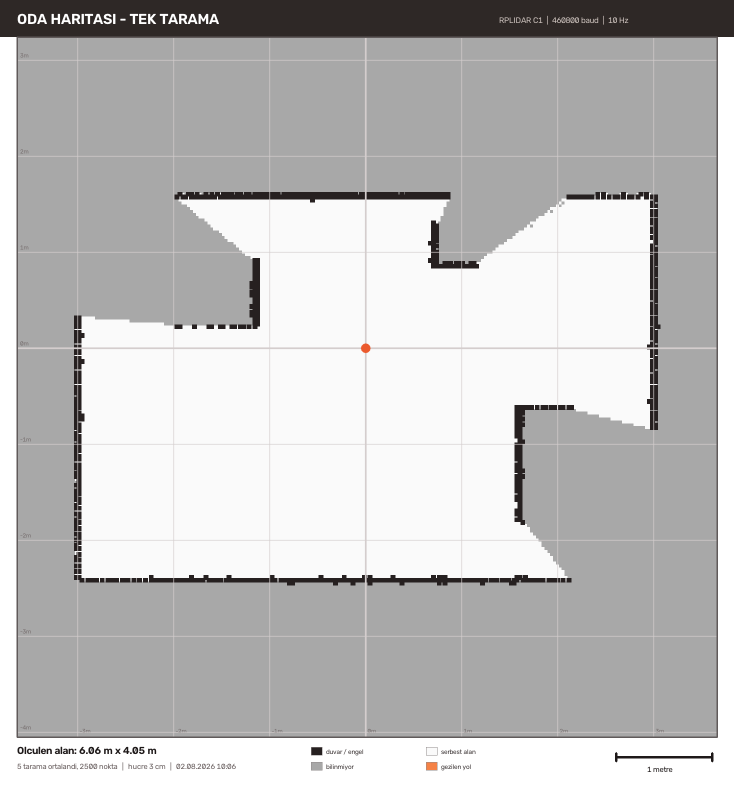
#> input picture rapor/gorseller/ornek_tek_sunum.png, 1468 x 1590 px (shown at 1/2 size); the run also reads 3 pictures not shown here
$ python rapor_olustur.py
#> lines starting #> are read from the running program, lines starting #| are printed output that depends on the picture
# -*- coding: utf-8 -*-
"""HalilMAP LiDAR durum raporu -> Excel."""

import os
from openpyxl import Workbook
from openpyxl.styles import Font, PatternFill, Alignment, Border, Side
from openpyxl.utils import get_column_letter
from openpyxl.drawing.image import Image as XLImage
from PIL import Image as PILImage

S = os.path.join(os.path.dirname(os.path.abspath(__file__)), "gorseller")
CIKTI = os.path.join(os.path.dirname(os.path.abspath(__file__)), "HalilMAP_LiDAR_Durum_Raporu.xlsx")

YAZI = "Arial"
LACI = "1F3864"
MAVI = "2E5C8A"
ACIK = "DCE6F1"
YESIL = "C6EFCE"
YESIL_Y = "006100"
SARI = "FFEB9C"
SARI_Y = "9C6500"
KIRMIZI = "FFC7CE"
KIRMIZI_Y = "9C0006"
GRI = "F2F2F2"

ince = Side(style="thin", color="BFBFBF")
KENAR = Border(left=ince, right=ince, top=ince, bottom=ince)


def basliklandir(ws, baslik, altbaslik=""):
    ws["A1"] = baslik
    ws["A1"].font = Font(name=YAZI, size=16, bold=True, color="FFFFFF")
    ws["A1"].fill = PatternFill("solid", fgColor=LACI)
    ws["A1"].alignment = Alignment(vertical="center")
    ws.row_dimensions[1].height = 32
    if altbaslik:
        ws["A2"] = altbaslik
        ws["A2"].font = Font(name=YAZI, size=10, italic=True, color="595959")
        ws.row_dimensions[2].height = 18


def tablo_basligi(ws, satir, basliklar, ilk_sutun=1):
    for i, b in enumerate(basliklar):
        h = ws.cell(row=satir, column=ilk_sutun + i, value=b)
        h.font = Font(name=YAZI, size=10, bold=True, color="FFFFFF")
        h.fill = PatternFill("solid", fgColor=MAVI)
        h.alignment = Alignment(horizontal="center", vertical="center", wrap_text=True)
        h.border = KENAR
    ws.row_dimensions[satir].height = 30


def satir_yaz(ws, satir, degerler, ilk_sutun=1, kalin=False, dolgu=None, sar=True):
    for i, d in enumerate(degerler):
        h = ws.cell(row=satir, column=ilk_sutun + i, value=d)
        h.font = Font(name=YAZI, size=10, bold=kalin)
        h.alignment = Alignment(vertical="top", wrap_text=sar)
        h.border = KENAR
        if dolgu:
            h.fill = PatternFill("solid", fgColor=dolgu)
    return satir + 1


def genislik(ws, genislikler, ilk_sutun=1):
#> called with ilk_sutun = 1
    for i, g in enumerate(genislikler):
        ws.column_dimensions[get_column_letter(ilk_sutun + i)].width = g


def resim_ekle(ws, yol, hucre, hedef_px=760):
    """Resmi olceklendirip sayfaya yerlestirir."""
    if not os.path.exists(yol):
        return
    kucuk = yol.replace(".png", f"_x{hedef_px}.png")
    with PILImage.open(yol) as im:
        oran = hedef_px / im.width
        im.resize((hedef_px, int(im.height * oran))).save(kucuk)
    ws.add_image(XLImage(kucuk), hucre)


wb = Workbook()

# ===========================================================================
# 1. OZET
# ===========================================================================
ws = wb.active
ws.title = "1. Özet"
basliklandir(ws, "HalilMAP  —  LiDAR Entegrasyonu Durum Raporu",
             "Slamtec RPLIDAR C1  |  Hazırlayan: Berkay Şahin  |  02.08.2026")
genislik(ws, [26, 46, 16, 40])

r = 4
ws.cell(row=r, column=1, value="DURUM: LiDAR ÇALIŞIYOR — canlı veri alınıyor, harita çıkarılıyor").font = \
    Font(name=YAZI, size=12, bold=True, color=YESIL_Y)
ws.cell(row=r, column=1).fill = PatternFill("solid", fgColor=YESIL)
ws.merge_cells(start_row=r, start_column=1, end_row=r, end_column=4)
ws.row_dimensions[r].height = 24

r += 2
tablo_basligi(ws, r, ["İş paketi", "Ne yapıldı", "Durum", "Kanıt / ölçüm"])
r += 1
satirlar = [
    ("Cihaz haberleşmesi",
     "RPLIDAR C1 için sıfırdan sürücü yazıldı (c1.py). 460800 baud, 5 baytlık "
     "ölçüm protokolü, bayt kayması olduğunda yeniden hizalanma.",
     "TAMAM",
     "Model 65, yazılım 1.2, seri no okundu; sağlık: iyi (kod 0)"),
    ("Canlı tarama",
     "goster.py — kuş bakışı canlı görüntü, kayıt ve tekrar oynatma.",
     "TAMAM",
     "423 nokta/tur, 10.0 tur/s ölçüldü"),
    ("2B haritalama",
     "harita.py — tek tarama haritası ve gezerek harita (ICP tarama eşleştirme, "
     "log-odds işgal ızgarası).",
     "TAMAM",
     "Doğrulama odası 6.00×4.00 m → 6.03×4.02 m ölçüldü"),
    ("Engel algılama / durma",
     "guvenlik.py — aracın önünde koridor bölgesi; SERBEST / YAVAŞ / DUR "
     "kararı ve hız çarpanı üretir.",
     "TAMAM",
     "31 otomatik kontrol; histerezis, gürültü eşiği, bayat veri testleri"),
    ("Teşhis altyapısı",
     "tanila.py — cihaz cevap verip veri göndermediğinde sorunu adım adım "
     "bulur ve rapor dosyası yazar.",
     "TAMAM",
     "Bağlantı sorunu bu araçla çözüldü"),
    ("Çizgi izlemeye entegrasyon",
     "Güvenlik katmanının çizgi izleme döngüsüne bağlanması.",
     "PAZARTESİ",
     "Plan: '6. Pazartesi Planı' sayfası"),
    ("Odometri (tekerlek geri beslemesi)",
     "Kelly KLS-S 'Meter' pini üzerinden hall sinyali sayımı.",
     "VİDEO SONRASI",
     "Pinout doğrulandı, test kodu hazır (darbe_test.ino)"),
]
for ad, ne, durum, kanit in satirlar:
    dolgu = YESIL if durum == "TAMAM" else (SARI if durum == "PAZARTESİ" else GRI)
    r = satir_yaz(ws, r, [ad, ne, durum, kanit], dolgu=dolgu)

r += 1
ws.cell(row=r, column=1, value="ÖZET SAYILAR").font = Font(name=YAZI, size=12, bold=True, color=LACI)
r += 1
tablo_basligi(ws, r, ["Gösterge", "Değer", "", ""])
r += 1
say_satir = r
# '3. Doğrulama Testleri' sayfasında başlık 4. satırda, veri 5-7. satırlarda,
# TOPLAM 8. satırda. Aralıklar oradaki yerleşimle doğrulandı.
for ad, deg in [("Yazılan Python modülü", 6),
                ("Otomatik doğrulama kontrolü (donanımsız)", "=SUM('3. Doğrulama Testleri'!C5:C7)"),
                ("Başarısız kontrol", "=SUM('3. Doğrulama Testleri'!D5:D7)"),
                ("Tarama frekansı (Hz)", 10),
                ("Tur başına nokta (ölçülen)", 423),
                ("Harita hücre boyu (cm)", 3)]:
    r = satir_yaz(ws, r, [ad, deg], sar=False)
for i in range(say_satir, r):
    ws.cell(row=i, column=2).alignment = Alignment(horizontal="center")
    ws.cell(row=i, column=2).font = Font(name=YAZI, size=11, bold=True)

r += 1
ws.cell(row=r, column=1,
        value="Not: Doğrulama testleri LiDAR takılı olmadan çalışır; sonuçlar "
              "sentetik ama YÖRÜNGESİ BİLİNEN bir odada ölçülmüştür. Yani "
              "\"harita güzel görünüyor\" denmiyor, kaç santim saptığı ölçülüyor.")
ws.cell(row=r, column=1).font = Font(name=YAZI, size=9, italic=True, color="595959")
ws.merge_cells(start_row=r, start_column=1, end_row=r, end_column=4)
ws.cell(row=r, column=1).alignment = Alignment(wrap_text=True, vertical="top")
ws.row_dimensions[r].height = 34

# ===========================================================================
# 2. DONANIM
# ===========================================================================
ws = wb.create_sheet("2. Donanım")
basliklandir(ws, "Donanım ve Arayüz", "Üretici verisi + cihazdan okunan gerçek değerler")
genislik(ws, [30, 30, 46])

r = 4
tablo_basligi(ws, r, ["Özellik", "Değer", "Açıklama"])
r += 1
for a, b, c in [
    ("Cihaz", "Slamtec RPLIDAR C1", "2B 360° lazer tarayıcı"),
    ("Menzil", "0,05 – 12 m (beyaz yüzey)", "Siyah yüzeyde 6 m"),
    ("Tarama frekansı", "8 – 12 Hz (tipik 10)", "Ölçülen: 10,0 tur/s"),
    ("Örnekleme", "5 kHz", "Tur başına ~500 nokta; ölçülen 423"),
    ("Açısal çözünürlük", "0,72°", ""),
    ("Mesafe doğruluğu", "±15 mm (çözünürlük 30 mm)", ""),
    ("Arayüz", "TTL UART, 460800 baud", "EN KRİTİK AYAR — aşağıdaki nota bakınız"),
    ("Bağlantı", "USB (CP210x köprü) → PC", "Robotta Jetson Orin Nano'ya taşınacak"),
    ("Okunan model kodu", "65", "GET_INFO yanıtı"),
    ("Okunan yazılım sürümü", "1.2", "GET_INFO yanıtı"),
    ("Okunan donanım sürümü", "18", "GET_INFO yanıtı"),
    ("Cihaz sağlık durumu", "iyi (hata kodu 0)", "GET_HEALTH yanıtı"),
]:
    r = satir_yaz(ws, r, [a, b, c])

r += 1
ws.cell(row=r, column=1,
        value="DİKKAT — en sık yapılan hata: C1 460800 baud kullanır. İnternetteki "
              "RPLIDAR örneklerinin çoğu A1/A2 için yazılmış ve 115200 kullanır. "
              "O hızda port açılır, hiç veri gelmez ve sorun donanım sanılır.")
ws.cell(row=r, column=1).font = Font(name=YAZI, size=10, bold=True, color=SARI_Y)
ws.cell(row=r, column=1).fill = PatternFill("solid", fgColor=SARI)
ws.merge_cells(start_row=r, start_column=1, end_row=r, end_column=3)
ws.cell(row=r, column=1).alignment = Alignment(wrap_text=True, vertical="center")
ws.row_dimensions[r].height = 46

r += 2
ws.cell(row=r, column=1, value="PC mi, Jetson mu? — Gerekçe").font = Font(name=YAZI, size=12, bold=True, color=LACI)
r += 1
tablo_basligi(ws, r, ["Ölçüt", "PC", "Jetson Orin Nano"])
r += 1
for a, b, c in [("Kurulum süresi", "5 dakika", "JetPack + ROS 2 derleme, saatler"),
                ("Görselleştirme", "Akıcı", "Ağır"),
                ("Deneme döngüsü", "Hızlı", "Yavaş (SSH, kaynak sınırı)"),
                ("Robota takılı olmalı mı", "Hayır", "Evet")]:
    r = satir_yaz(ws, r, [a, b, c])
r += 1
ws.cell(row=r, column=1,
        value="Karar: Önce PC. LiDAR USB'den beslenip USB'den konuşuyor; "
              "makineler arası taşımak 5 saniye. Jetson, PC'de çalışan bir sistem "
              "varken kurulacak.")
ws.cell(row=r, column=1).font = Font(name=YAZI, size=10, italic=True)
ws.merge_cells(start_row=r, start_column=1, end_row=r, end_column=3)
ws.cell(row=r, column=1).alignment = Alignment(wrap_text=True, vertical="top")
ws.row_dimensions[r].height = 32

# ===========================================================================
# 3. DOGRULAMA TESTLERI
# ===========================================================================
ws = wb.create_sheet("3. Doğrulama Testleri")
basliklandir(ws, "Otomatik Doğrulama Testleri",
             "Hepsi LiDAR TAKILI OLMADAN çalışır — her makinede tekrarlanabilir")
genislik(ws, [26, 52, 10, 10, 34])

r = 4
tablo_basligi(ws, r, ["Test dosyası", "Ne doğruluyor", "Geçti", "Kaldı", "Çalıştırma komutu"])
r += 1
ilk = r
for a, b, g, k, komut in [
    ("test_c1.py",
     "Ölçüm çözücü (kodla-çöz gidiş-dönüş), bozuk veri reddi, bayt kaymasında "
     "yeniden hizalanma, tam tur ayırma, komut baytları, 'veri gelmiyor' "
     "tespiti, doğru motor hattı seçimi, kısa sessizlikte pes etmeme",
     26, 0, "python test_c1.py"),
    ("test_harita.py",
     "Koordinat dönüşümü, ICP'nin bilinen dönüşümü geri bulması, tek tarama "
     "haritasının oda ölçüsü, SLAM'in bilinen yörüngeyi geri bulması, "
     "gürültü dayanıklılığı",
     20, 0, "python test_harita.py"),
    ("test_guvenlik.py",
     "Koordinat dönüşümü ve kör açılar, SERBEST/YAVAŞ/DUR kararları, koridor "
     "dışı nesnelerin elenmesi, tek gürültü noktasına takılmama, histerezis "
     "titreme testi, bayat veride güvenli tarafa düşme",
     31, 0, "python test_guvenlik.py"),
]:
    r = satir_yaz(ws, r, [a, b, g, k, komut])
son = r - 1
r = satir_yaz(ws, r, ["TOPLAM", "", f"=SUM(C{ilk}:C{son})", f"=SUM(D{ilk}:D{son})", ""],
              kalin=True, dolgu=ACIK)
for i in range(ilk, r):
    for c in (3, 4):
        ws.cell(row=i, column=c).alignment = Alignment(horizontal="center", vertical="center")

r += 2
ws.cell(row=r, column=1, value="Neden bu testler önemli?").font = Font(name=YAZI, size=12, bold=True, color=LACI)
r += 1
for metin in [
    "1) Donanımsız çalışırlar. Robot yanımızda olmadan, evde, gece yarısı da "
    "doğrulama yapılabiliyor.",
    "2) Sonuç göz kararı değil, sayı. Sentetik oda kullanılıyor ama sensörün "
    "gezdiği yörünge BİLİNİYOR; algoritmanın tahmini gerçekle karşılaştırılıp "
    "kaç santim saptığı ölçülüyor.",
    "3) Bir değişiklik bir şeyi bozarsa anında görülüyor. Örnek: harita "
    "görselleştirmesi geliştirilirken tüm testler tekrar çalıştırıldı, 20/20 "
    "kaldı.",
]:
    c = ws.cell(row=r, column=1, value=metin)
    c.font = Font(name=YAZI, size=10)
    ws.merge_cells(start_row=r, start_column=1, end_row=r, end_column=5)
    c.alignment = Alignment(wrap_text=True, vertical="top")
    ws.row_dimensions[r].height = 30
    r += 1

# ===========================================================================
# 4. OLCULEN DOGRULUK
# ===========================================================================
ws = wb.create_sheet("4. Ölçülen Doğruluk")
basliklandir(ws, "Ölçülen Doğruluk",
             "Sentetik 6,00 × 4,00 m oda; sensörün gerçek yörüngesi bilinerek ölçüldü")
genislik(ws, [46, 20, 20, 40])

r = 4
ws.cell(row=r, column=1, value="A) ICP — bilinen dönüşüm geri bulunuyor mu").font = \
    Font(name=YAZI, size=12, bold=True, color=LACI)
r += 1
tablo_basligi(ws, r, ["Uygulanan dönüşüm", "Konum hatası", "Açı hatası", "Yorum"])
r += 1
for a, b, c, d in [("20 cm ileri", "0,0 mm", "0,00°", ""),
                   ("30 cm yana", "0,0 mm", "0,00°", ""),
                   ("8° dönme", "3,4 mm", "0,37°", ""),
                   ("25 cm / -15 cm / 6°", "5,2 mm", "0,35°", "Ötelenme + dönme birlikte"),
                   ("-30 cm / 20 cm / -10°", "0,0 mm", "0,00°", "")]:
    r = satir_yaz(ws, r, [a, b, c, d])

r += 2
ws.cell(row=r, column=1, value="B) SLAM — bilinen yörünge geri bulunuyor mu").font = \
    Font(name=YAZI, size=12, bold=True, color=LACI)
r += 1
tablo_basligi(ws, r, ["Senaryo", "Son konum hatası", "Açı hatası", "Yorum"])
r += 1
for a, b, c, d in [
    ("2,34 m düz gidiş", "0,8 cm (ort. 0,4 cm)", "—", "Düz gidişte kayma yok"),
    ("90° dönüşlü güzergâh", "1,0 cm", "0,18°", "Dönüş açısı çok iyi korunuyor"),
    ("3 cm ölçüm gürültüsü eklenmiş", "1,8 cm", "—", "Gürültüye dayanıklı"),
    ("4,9 m kapalı güzergâh, 2 dönüş", "9,9 cm (ort. 1,0 cm)", "—",
     "Yol uzadıkça hata BİRİKİR — bkz. sınırlar"),
]:
    r = satir_yaz(ws, r, [a, b, c, d])

r += 2
ws.cell(row=r, column=1, value="C) Harita ölçüsü — gerçek oda 6,00 × 4,00 m").font = \
    Font(name=YAZI, size=12, bold=True, color=LACI)
r += 1
tablo_basligi(ws, r, ["Yöntem", "Ölçülen genişlik", "Ölçülen derinlik", "Sapma"])
r += 1
olcu_ilk = r
for a, b, c in [("Tek tarama (oda ortasından)", 6.03, 4.02),
                ("Gezerek (SLAM), 4,9 m güzergâh", 6.09, 4.11)]:
    ws.cell(row=r, column=1, value=a).font = Font(name=YAZI, size=10)
    ws.cell(row=r, column=2, value=b).font = Font(name=YAZI, size=10)
    ws.cell(row=r, column=3, value=c).font = Font(name=YAZI, size=10)
    ws.cell(row=r, column=4, value=f"=MAX(ABS(B{r}-6),ABS(C{r}-4))*100").font = Font(name=YAZI, size=10)
    for cc in range(1, 5):
        ws.cell(row=r, column=cc).border = KENAR
        ws.cell(row=r, column=cc).alignment = Alignment(vertical="top", wrap_text=True)
    ws.cell(row=r, column=2).number_format = '0.00" m"'
    ws.cell(row=r, column=3).number_format = '0.00" m"'
    ws.cell(row=r, column=4).number_format = '0.0" cm"'
    r += 1

r += 1
ws.cell(row=r, column=1, value="D) Bilinen sınırlar — dürüst değerlendirme").font = \
    Font(name=YAZI, size=12, bold=True, color=LACI)
r += 1
for metin in [
    "• Yol uzadıkça ve dönüş sayısı arttıkça hata BİRİKİR. Küçük odada sorun "
    "değil, uzun depo koridorunda olur.",
    "• Sadece lazer taramasıyla çalışan SLAM, uzun ve simetrik koridorlarda "
    "kayar: ardışık iki tarama birbirinin aynısı olunca algoritma \"ne kadar "
    "ilerledim\" sorusunu cevaplayamaz.",
    "• Çözümü odometri (tekerlek geri beslemesi) ve döngü kapama. Odometri "
    "kaynağı belirlendi: Kelly KLS-S 'Meter' pini (bkz. 7. sayfa). Video "
    "sonrasına planlandı.",
    "• Buradaki sayılar sentetik ortamda ölçülmüştür; gerçek odada yüzey "
    "yansıtıcılığı ve cam yüzeyler nedeniyle bir miktar kötüleşmesi beklenir.",
]:
    c = ws.cell(row=r, column=1, value=metin)
    c.font = Font(name=YAZI, size=10)
    ws.merge_cells(start_row=r, start_column=1, end_row=r, end_column=4)
    c.alignment = Alignment(wrap_text=True, vertical="top")
    ws.row_dimensions[r].height = 30
    r += 1

# ===========================================================================
# 5. HARITA CIKTILARI
# ===========================================================================
ws = wb.create_sheet("5. Harita Çıktıları")
basliklandir(ws, "Harita Çıktıları",
             "Aşağıdaki iki harita, gerçek yörüngesi bilinen DOĞRULAMA odasında üretilmiştir")
genislik(ws, [110])

ws["A4"] = ("UYARI: Bu iki görsel, algoritmanın doğruluğunu ÖLÇEBİLMEK için "
            "kullanılan sentetik doğrulama odasına aittir (gerçek boyut "
            "6,00 × 4,00 m). Kendi odanızın/deponuzun haritasını çıkarıp bu "
            "sayfadaki görselleri onlarla değiştirin:  "
            "python harita.py --tek     ve     python harita.py --slam   "
            "→ harita_sunum.png")
ws["A4"].font = Font(name=YAZI, size=10, bold=True, color=SARI_Y)
ws["A4"].fill = PatternFill("solid", fgColor=SARI)
ws["A4"].alignment = Alignment(wrap_text=True, vertical="center")
ws.row_dimensions[4].height = 60

ws["A6"] = "1) TEK TARAMA — sensör odanın ortasında, sabit"
ws["A6"].font = Font(name=YAZI, size=12, bold=True, color=LACI)
ws["A7"] = ("Tek bir 360° tarama zaten bir haritadır; kayma (drift) yoktur, "
            "geometri kusursuzdur. Eşyaların arkası gölgede kalır. "
            "Ölçülen: 6,06 × 4,05 m.")
ws["A7"].font = Font(name=YAZI, size=10)
ws["A7"].alignment = Alignment(wrap_text=True, vertical="top")
ws.row_dimensions[7].height = 32
resim_ekle(ws, os.path.join(S, "ornek_tek_sunum.png"), "A9", 720)
#> in resim_ekle, im is the input picture: PIL image 1468x1590 RGB; mean R, G, B 192.9, 192.4, 192.3
#> in resim_ekle, `im.resize((hedef_px, int(im.height * oran))).save(kucuk)`:
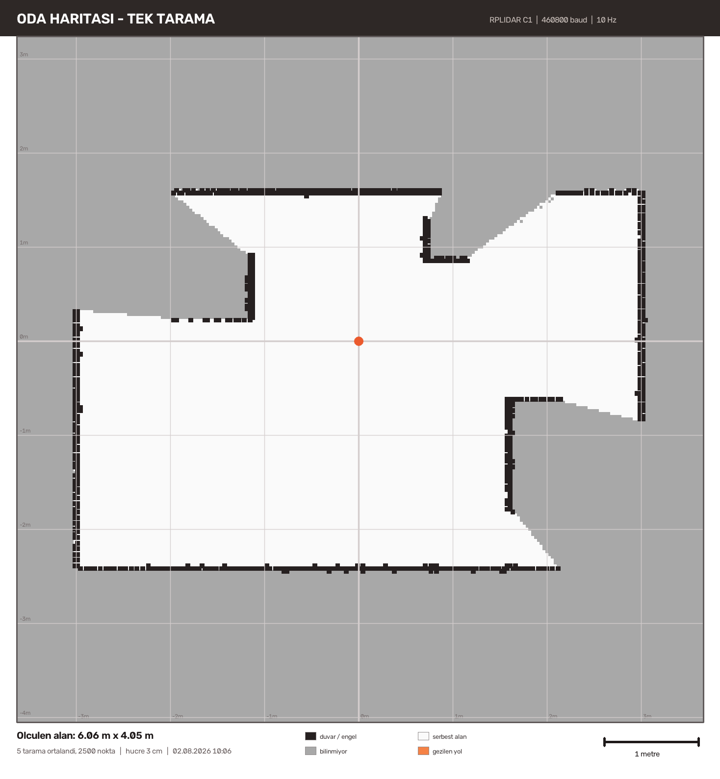
#> saved as ornek_tek_sunum_x720.png: PIL image 720x779 RGB; mean R, G, B 192.9, 192.3, 192.2

ws["A50"] = "2) GEZEREK (SLAM) — sensör elde, yavaşça dolaştırılıyor"
ws["A50"].font = Font(name=YAZI, size=12, bold=True, color=LACI)
ws["A51"] = ("Her yeni tarama, biriken haritaya ICP ile oturtulur; böylece "
             "sensörün ne kadar hareket ettiği görüntüden çıkarılır. Tekerlek "
             "enkoderi olmadan \"odometri\" tam olarak böyle üretilir. "
             "126 anahtar poz, 4,9 m güzergâh, 2 dönüş. Ölçülen: 6,09 × 4,11 m.")
ws["A51"].font = Font(name=YAZI, size=10)
ws["A51"].alignment = Alignment(wrap_text=True, vertical="top")
ws.row_dimensions[51].height = 32
resim_ekle(ws, os.path.join(S, "ornek_slam_sunum.png"), "A53", 720)
#> call 2 of resim_ekle, with yol = 'rapor/gorseller/ornek_slam_sunum.png', hucre = 'A53', hedef_px = 720
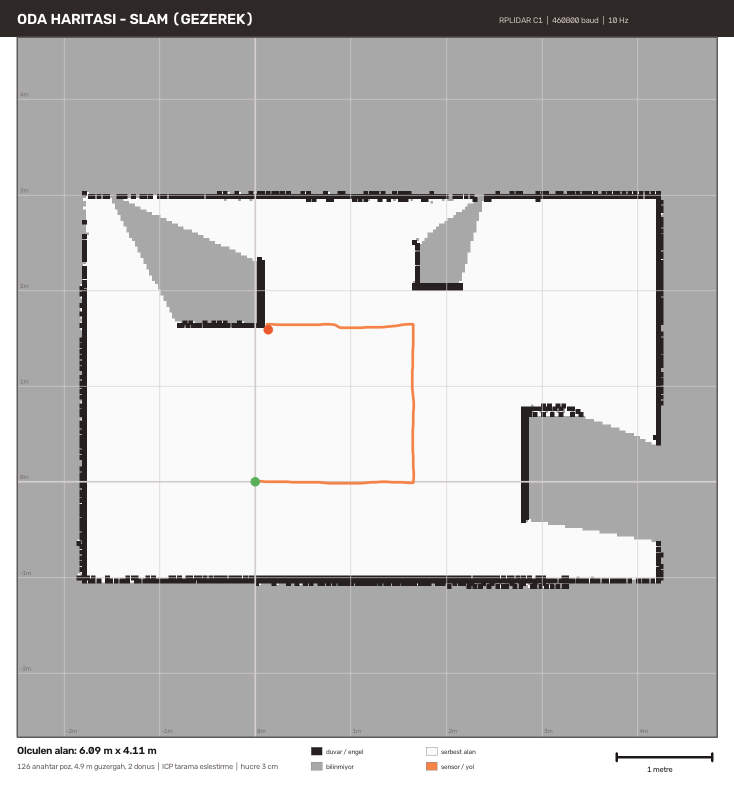
#> input picture rapor/gorseller/ornek_slam_sunum.png, 1468 x 1590 px (shown at 1/2 size)
#> in resim_ekle, im is the input picture: PIL image 1468x1590 RGB; mean R, G, B 194.3, 193.5, 193.2
#> in resim_ekle (call 2), `im.resize((hedef_px, int(im.height * oran))).save(kucuk)`:
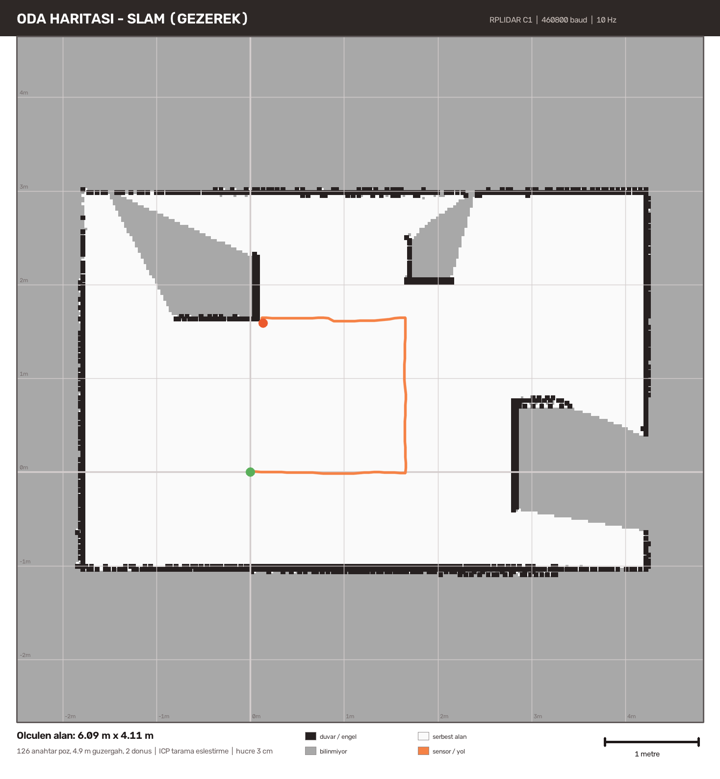
#> saved as ornek_slam_sunum_x720.png: PIL image 720x779 RGB; mean R, G, B 194.3, 193.4, 193.2

# ===========================================================================
# 6. ENGEL ALGILAMA
# ===========================================================================
ws = wb.create_sheet("6. Engel Algılama")
basliklandir(ws, "Engel Algılama ve Durma Sistemi",
             "guvenlik.py — LiDAR'ın araç üzerindeki asıl görevi")
genislik(ws, [22, 26, 18, 60])

r = 4
ws.cell(row=r, column=1,
        value="TASARIM KARARI: LiDAR bu araçta navigasyon YAPMAZ. Yönü çizgi "
              "izleme, konumu QR verir. LiDAR'ın işi, kameranın yapamadığı şeydir: "
              "önündeki boşluğu metrik olarak ölçmek ve aracı durdurmak.")
ws.cell(row=r, column=1).font = Font(name=YAZI, size=10, bold=True, color="1F3864")
ws.cell(row=r, column=1).fill = PatternFill("solid", fgColor=ACIK)
ws.merge_cells(start_row=r, start_column=1, end_row=r, end_column=4)
ws.cell(row=r, column=1).alignment = Alignment(wrap_text=True, vertical="center")
ws.row_dimensions[r].height = 46

r += 2
tablo_basligi(ws, r, ["Durum", "Koşul", "Hız çarpanı", "Davranış"])
#> (the rest of the program and of its run is left out)
